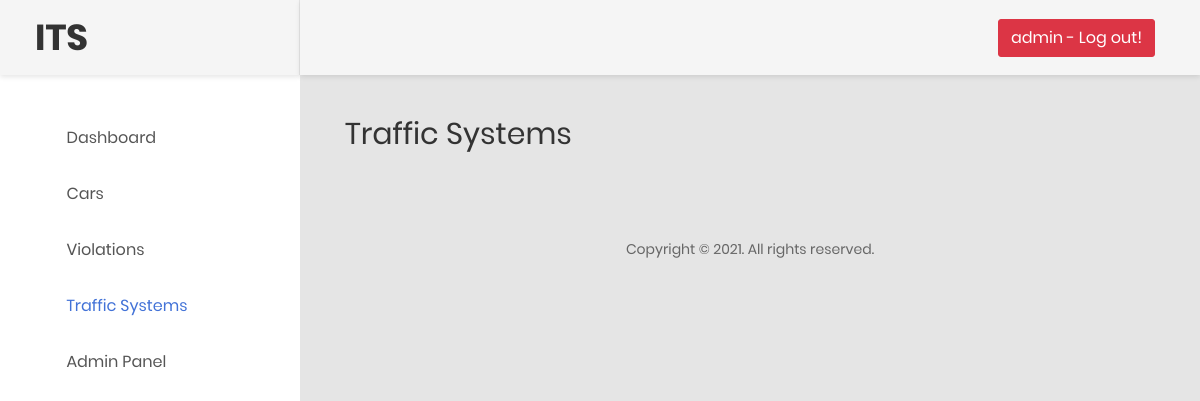
/traffics/ (signed in), run on an earlier commit of the app's database.
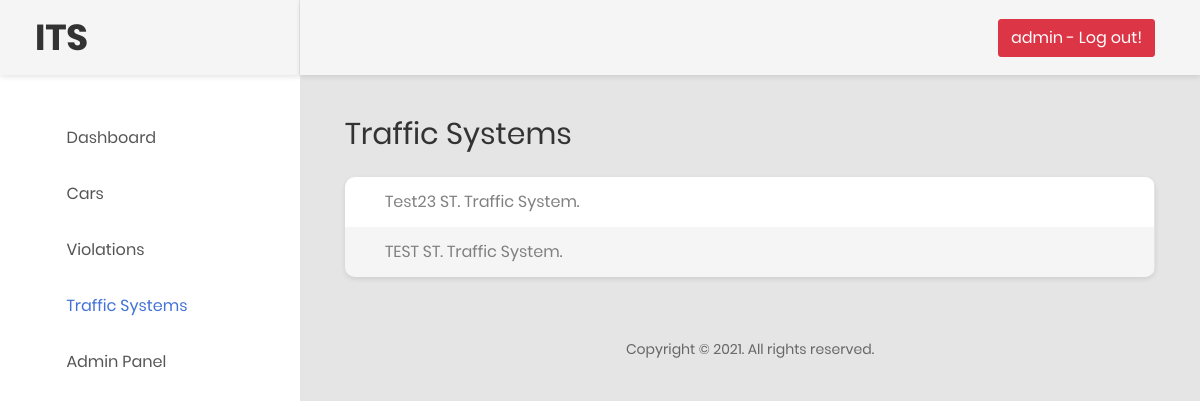
And on a later commit of the database.
### main/models.py (models this page shows)
class Traffic(models.Model):
    class Meta:
        verbose_name = "Traffic System"
        verbose_name_plural = "Traffic Systems"
    street = models.CharField(max_length=1000)
    additional = models.TextField(max_length=500, null=True, blank=True)
    def __str__(self) -> str:
        return self.street + ' ST. Traffic System.'

### main/views.py (the view)
# urls.py: path('traffics/', views.traffics, name='traffics'),
@login_required(login_url='/auth/login')
def traffics(request):
    traffics = Traffic.objects.all()
    context = {
        'traffics': traffics,
        }
    return render(
        request=request,
        template_name='traffics/traffics.html',
        context=context
        )

### templates/traffics/traffics.html (shortened to what this page needs)
{% extends 'base.html' %}
{% block div %}
<div class="row">
    <div class="col-lg">
        <h2 class="title-1 m-b-25">Traffic Systems</h2>
        <div class="table-responsive table--no-card m-b-40">
            <table class="table table-borderless table-striped table-earning">
                <tbody>
                    {% for traffic in traffics %}
                        <tr>
                            <td>{{traffic}}</td>
                        </tr>
                    {% endfor %}
                </tbody>
            </table>
        </div>
    </div>
</div>
{% endblock div %}

What changed in the data, as far as the page shows it:
added Traffic: street "Test23 ST. Traffic System."
added Traffic: street "TEST ST. Traffic System."
